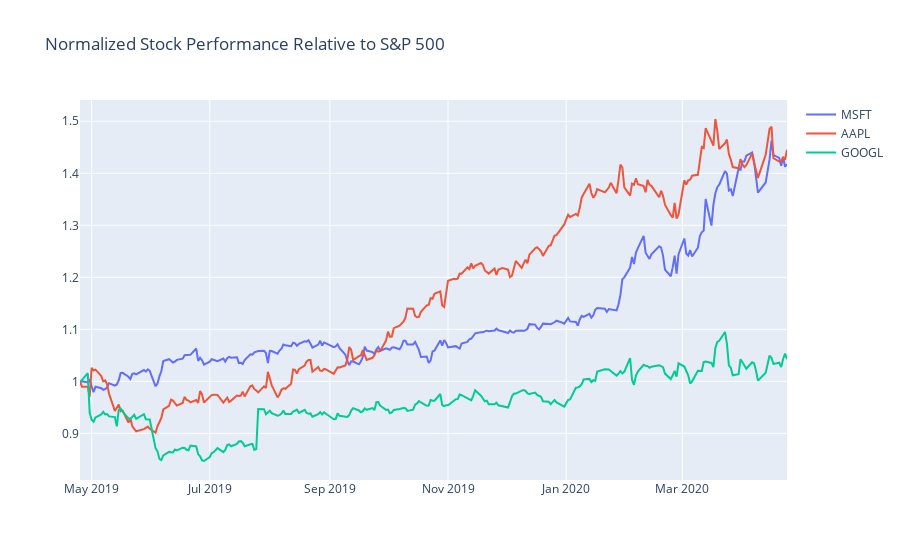

The notebook cell saved with this chart:
### Code cell
data = []
for stock in stocks.listOfStocks:
    data.append(
        go.Scatter(
            x = stock.time,
            y = stock.valsNorm,
            name = stock.name
        )
    )
layout = go.Layout(
  title = 'Normalized Stock Performance Relative to S&P 500',
  yaxis = dict(
    hoverformat = '.3g'
  )
)
fig = go.Figure(data=data,layout=layout)
py.iplot(fig)

### Figure 1 — Plotly figure (JSON) as saved in the notebook; plotly's stock layout.template omitted (floating-point values rounded to 4 significant figures; data arrays with more than 128 entries replaced by an {"elided": "..."} marker saying what was removed)
{"data": [{"name": "MSFT", "type": "scatter", "x": {"elided": "253 str values"}, "y": {"elided": "253 float values"}}, {"name": "AAPL", "type": "scatter", "x": {"elided": "253 str values"}, "y": {"elided": "253 float values"}}, {"name": "GOOGL", "type": "scatter", "x": {"elided": "253 str values"}, "y": {"elided": "253 float values"}}], "layout": {"title": {"text": "Normalized Stock Performance Relative to S&P 500"}, "yaxis": {"hoverformat": ".3g"}}}
